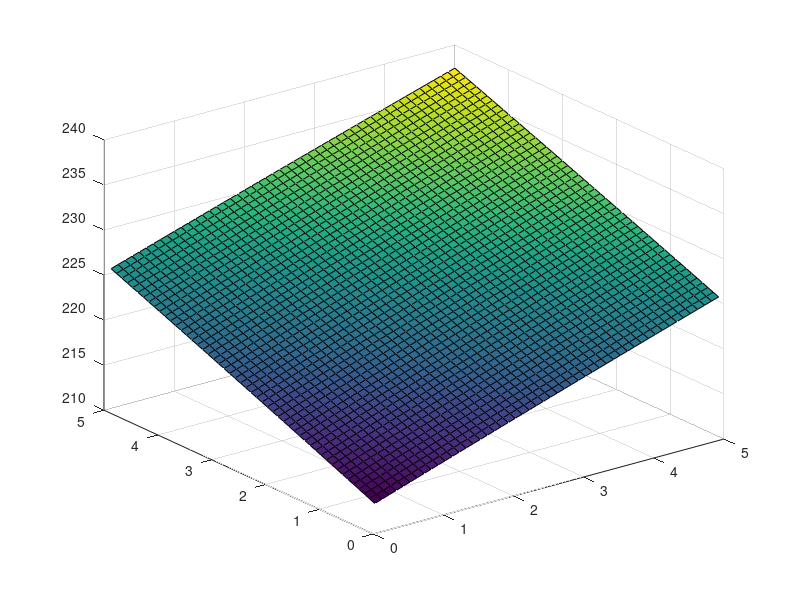

MATLAB code to generate this figure:
clear all;close all;clc
[x,y] = meshgrid(0.1:.1:5);
th=60;
K=20;
xinc=(x+K);%./sqrt(x.^2 + y.^2);
yinc=(y+K);%./sqrt(x.^2 + y.^2);
z=sqrt(xinc^2 +yinc^2);
surf(x,y,z)
%s.FaceColor = 'flat';